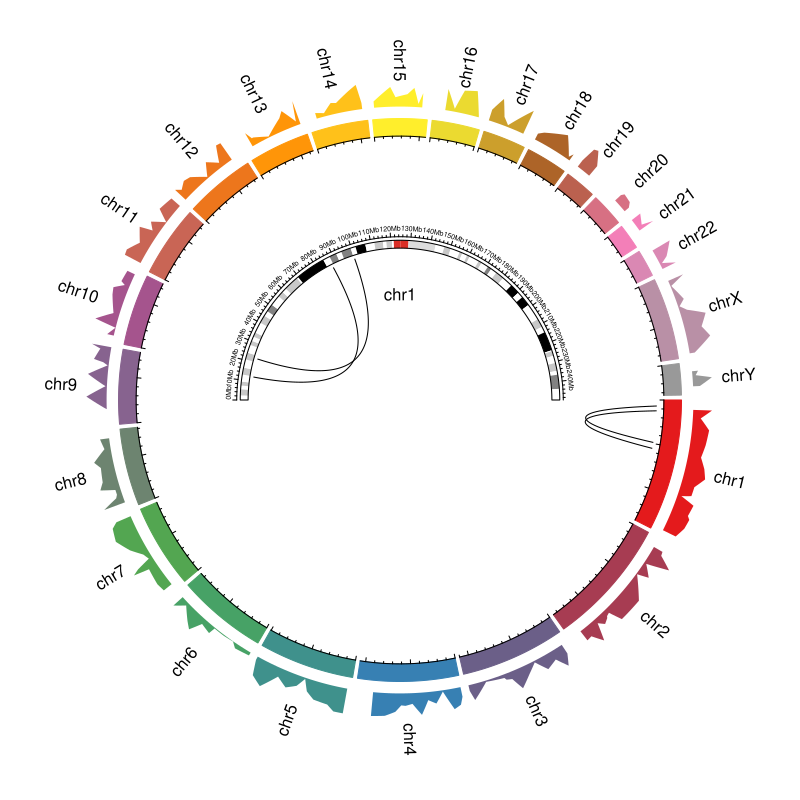

This figure's R source:
library(circlize)

col = c('#E41A1C', '#A73C52', '#6B5F88', '#3780B3', '#3F918C', '#47A266',
	'#53A651', '#6D8470', '#87638F', '#A5548D', '#C96555', '#ED761C',
	'#FF9508', '#FFC11A', '#FFEE2C', '#EBDA30', '#CC9F2C', '#AD6428',
	'#BB614F', '#D77083', '#F37FB8', '#DA88B3', '#B990A6', '#999999')

circos.initializeWithIdeogram(plotType = NULL)

circos.trackPlotRegion(ylim = c(0, 1), bg.border = NA, track.height = 0.05,
    panel.fun = function(x, y) {
        xlim = get.cell.meta.data("xlim")
		chr = get.cell.meta.data("sector.index")
		circos.text(mean(xlim), 0.5, labels = chr, facing = "clockwise", niceFacing = TRUE)
    })

bed = generateRandomBed(nr = 200, fun = function(k) runif(k))
circos.genomicTrackPlotRegion(bed, bg.border = NA, panel.fun = function(region, value, ...) {
	i = get.cell.meta.data("sector.numeric.index")
	circos.genomicLines(region, value, area = TRUE, border = NA, baseline = 0, col = col[i])
}, track.height = 0.1)

circos.trackPlotRegion(ylim = c(0, 1), bg.border = col, bg.col = col, panel.fun = function(x, y) {
	chr = get.cell.meta.data("sector.index")
	circos.axis(h = "bottom", labels = NULL, sector.index = chr, direction = "inside")
}, track.height = 0.05)

region1 = data.frame(chr = c("chr1", "chr1"),
                     start = c(12345678, 22222222),
					 end = c(12345678, 22222222))
region2 = data.frame(chr = c("chr1", "chr1"),
                     start = c(87654321, 99999999),
					 end = c(87654321, 99999999))					 
circos.genomicLink(region1, region2, h = 0.2)

circos.clear()

par(mar = c(1, 1, 1, 1), new = TRUE)
    
circos.par("canvas.xlim" = c(-2, 2), "canvas.ylim" = c(-2, 2), clock.wise = FALSE,
    cell.padding = c(0, 0, 0, 0), gap.degree = 180)
circos.initializeWithIdeogram(chromosome.index = "chr1", plotType = c("ideogram", "axis"))

text(0, 0.6, "chr1")

circos.genomicLink(region1, region2, h = 0.5)

circos.clear()       
     
